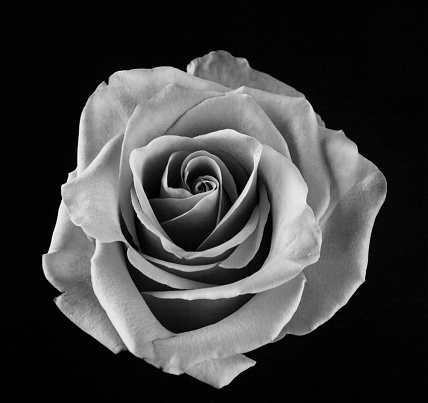
#> input picture Computer_Vision/Lectures/Lec01/data/rose-1.jpg, 428 x 403 px
$ jupyter execute demo.ipynb
#> lines starting #> are read from the running program, lines starting #| are printed output that depends on the picture; after the words box and inside, x2 and y2 are one past the last pixel; in counts of white or black regions, pixels touching at a corner belong together
Bản chất của ảnh là 1 **ma trận pixels** với kích thước ***n x m***. Mỗi pixel chứa 1 giá trị để mô tả cường độ sáng (intensity) của nó.

Ảnh:
- **Ảnh xám (grey)**: intensity là UInt8 thuộc đoạn [0..255].
- **Ảnh màu (color)**: intensity là Float32 thuộc đoạn [0..1].

[cell 1]
import numpy as np
import matplotlib.pyplot as plt

# OpenCV for image processing
# Install: python -m pip install opencv-python
import cv2

[cell 2]
img_1_path = './data/rose-1.jpg'
img_2_path = './data/rose-2.png'

Đối với ảnh đầu vào có màu thì sẽ có hệ màu là BGR, mà thư viện OpenCV lại xài hệ màu là RGB, vì vậy cần chuyển đổi hệ màu của ảnh gốc về hệ màu của OpenCV để có thể hiển thị chính xác màu ảnh. Để làm điều này, ta sử dụng lệnh:
```
image = cv2.cvtColor(image, cv2.COLOR_BGR2RGB)
```
Trong trường hợp ảnh grayscale, ta sẽ không sử dụng `cv2.cvtColor` vì nó không phù hợp và có thể gặp lỗi.

[cell 3]
img_1 = cv2.imread(img_1_path, 0)  # 1 for color, 0 for grayscale
#> img_1 is the input picture: shape (403, 428); min 0, max 255, mean 62.6

img_2 = cv2.imread(img_2_path, 1)  # 1 for color, 0 for grayscale
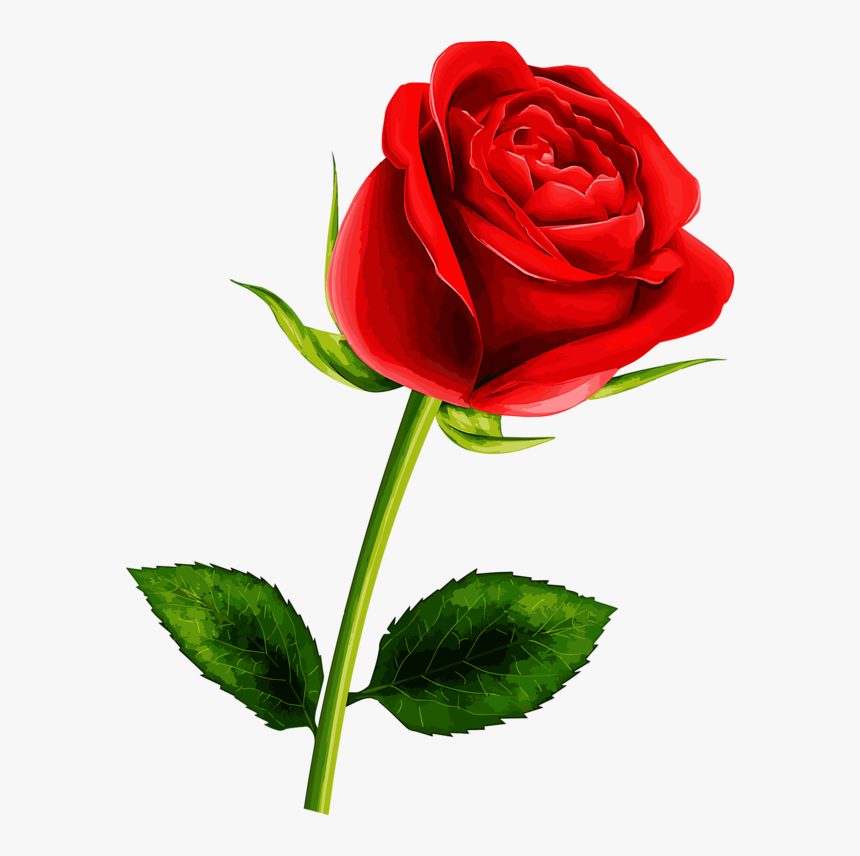
#> input picture Computer_Vision/Lectures/Lec01/data/rose-2.png, 860 x 856 px
#> img_2 is the input picture: shape (856, 860, 3); mean B, G, R 191.5, 199.7, 221
img_2 = cv2.cvtColor(img_2, cv2.COLOR_BGR2RGB)

[cell 4]
print("Image_1 type:", end=" ")
print(type(img_1))
#| <class 'numpy.ndarray'>

print("Image_2 type:", end=" ")
print(type(img_2))
#| <class 'numpy.ndarray'>

`.shape` trả về tuple đại diện cho kích thước của mảng NumPy:
- Đối với ảnh grayscale: `(height, width)` (ví dụ: `(480, 640)`).
- Nếu ảnh là màu (RGB), nó sẽ là `(height, width, 3)` (3 kênh màu).

[cell 5]
# Display image dimensions
print("Image_1 dimensions:", img_1.shape)
#| Image_1 dimensions: (403, 428)

print("Image_2 dimensions:", img_2.shape)
#| Image_2 dimensions: (856, 860, 3)

[cell 6]
def show_image(img, title="Image", cmap=None):
    plt.figure()  # Create a new figure window for plotting
    plt.imshow(img, cmap=cmap)  # Use 'gray' colormap for grayscale images, None for RGB
    plt.axis("off")  # Hide axis
    plt.title(title)
    plt.show()

[cell 7]
show_image(img_1, title="Grayscale Image", cmap="gray")

## Kênh (Channel) trong Ảnh:
Trong xử lý ảnh với OpenCV và NumPy, **Kênh (Channel)** là một chiều của mảng đại diện cho màu sắc hoặc cường độ.

- **Ảnh grayscale (xám)**: Có **1 kênh** (chỉ cường độ sáng, giá trị từ 0-255). Mảng shape: `(height, width)`.
- **Ảnh màu RGB**: Có **3 kênh** (Red, Green, Blue). Mảng shape: `(height, width, 3)`

Để hiển thị riêng 3 kênh, ta làm như sau:
- Hiển thị kênh red: `img[:, :, 0]`.
- Hiển thị kênh green: `img[:, :, 1]`.
- Hiển thị kênh blue: `img[:, :, 2]`.

[cell 8]
show_image(img_2, title="Color Image")

img_2_red_channel = img_2.copy()
img_2_red_channel[:, :, (0, 1)] = 0 # Zero out green and blue channels
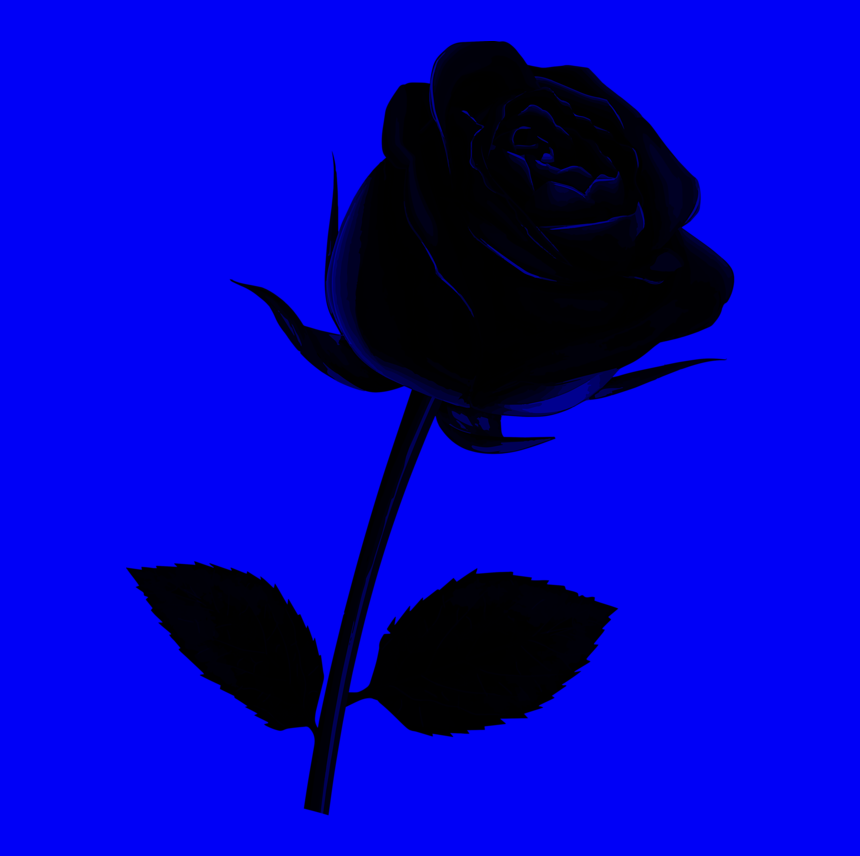
#> img_2_red_channel: shape (856, 860, 3); mean R, G, B 0, 0, 191.5
show_image(img_2_red_channel, title="Red Channel of Color Image")
img_2_green_channel = img_2.copy()
img_2_green_channel[:, :, (0, 2)] = 0   # Zero out red and blue channels
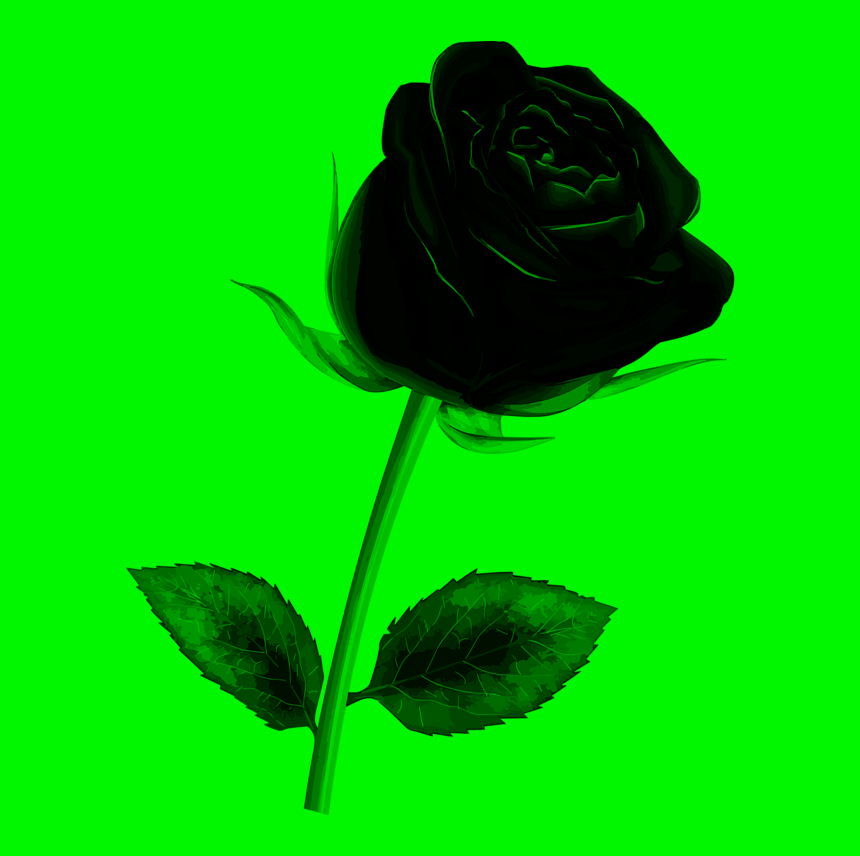
#> img_2_green_channel: shape (856, 860, 3); mean R, G, B 0, 199.7, 0
show_image(img_2_green_channel, title="Green Channel of Color Image")

img_2_blue_channel = img_2.copy()
img_2_blue_channel[:, :, (1, 2)] = 0    # Zero out red and green channels
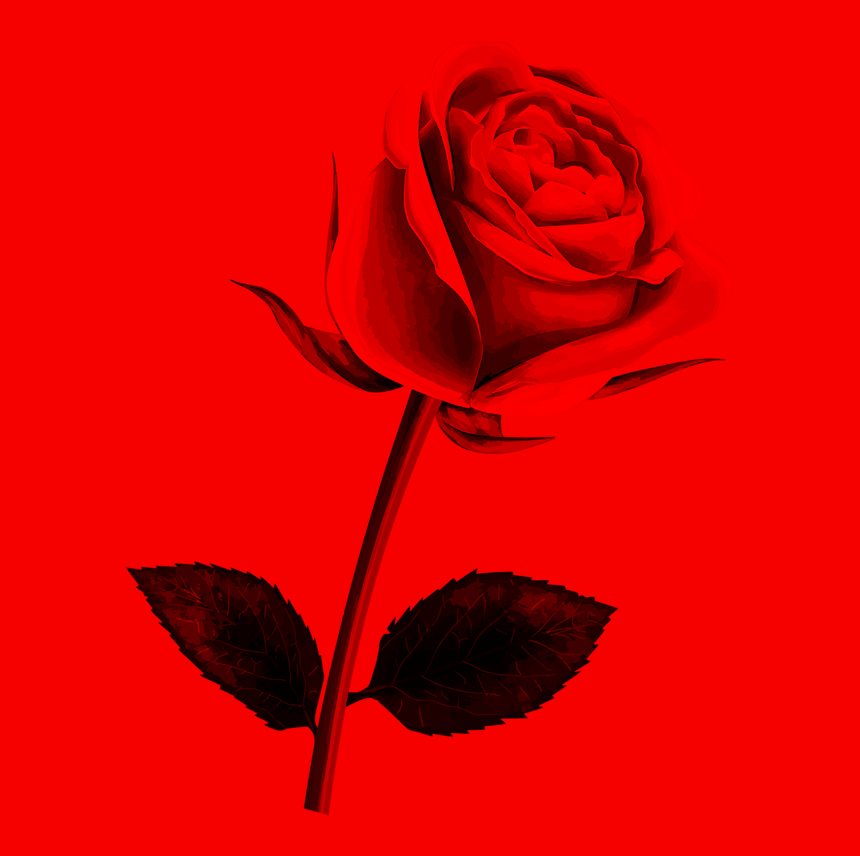
#> img_2_blue_channel: shape (856, 860, 3); mean R, G, B 221, 0, 0
show_image(img_2_blue_channel, title="Blue Channel of Color Image")

## Point processing

#### Linear transformation:

Math:
- $g(x,y) = a \times f(x,y) + b$
- Where, $a$ and $b$: pre-defined parameters.

Application:
- General: Change the image's intensity, cause the input brighter or darker.
  - Users have to choose appropriate $a$ and $b$ (manually).
- Specific:
  - Create negative images.
  - Convert to black-white image.

#### Logarithmic transformation:

Math:
- $g(x,y) = a \times log[1 + f(x,y)] + b$
- Where, $a$ and $b$: pre-defined parameters.

Logarithmic function:
- a large value $(x)$ → mapped to a smaller value ($log_2(x)$).
- a large distance between two intensities in the input image → mapped to a smaller distance in the output.

Application:
- Input image:
  - have some regions with too dark intensities (**near 0**).
  - have some regions with too bright intensities (**near 255**).
- Requirement:
  - Make dark regions brighter while keeping the intensity in bright regions lower than 255.
  - Or, make bright regions darker while keeping the intensity in dark regions lower than 0.
- Solution: use logarithmic transformation.
- Often case:
  - Should use logarithmic transformation to enhance the result of FFT before displaying.

#### Exponential transformation

Math:
- $g(x,y) = a \times e^{f(x,y)} + b$
- Where, $a$ and $b$: pre-defined parameters.

Exponential function:
- a small value ($x$) → mapped to a larger value $e^x$.
- a small distance between two intensities in the input → mapped to a larger distance in the output image.

Application:
- map small differences between two intensities in the input to a larger differences in the output image (**contrast input images**)

#### Power-law transformation

Math:
- $g(x,y) = a \times f(x,y)^\gamma + b$
- Where, $a$ and $b$: pre-defined parameters.

Exponential function:
- Depend on $\gamma$, power-law transformation can be either:

  ❶ **linear transformation**: for $\gamma = 1$

  ❷ **log transformation**: for $\gamma < 1$

  ❸ **inverse-log transformation**: for $\gamma > 1$

## Histogram

[Tài liệu về Histogram](Histogram.md)

#### Vẽ Histogram

[cell 9]
# Tính toán histogram
# [img]: ảnh nguồn, [0]: kênh màu, None: không dùng mask
# [256]: số lượng bin (mức giá trị), [0, 256]: dải giá trị
hist = cv2.calcHist([img_1], [0], None, [256], [0, 256])
#> hist = 256 values, max 28266 at index 3, min 0 at index 254, mean 673.8

# Vẽ biểu đồ
def show_histogram(
    hist,
    title="Image Histogram",
    xlabel="Pixel Value (0-255)",
    ylabel="Number of Pixels",
):
#> called with hist = array of shape (256, 1), title = 'Grayscale Image Histogram', xlabel = 'Pixel Value (0-255)', ylabel = 'Number of Pixels'
    plt.plot(hist)
    plt.title(title)
    plt.xlabel(xlabel)
    plt.ylabel(ylabel)
    plt.show()
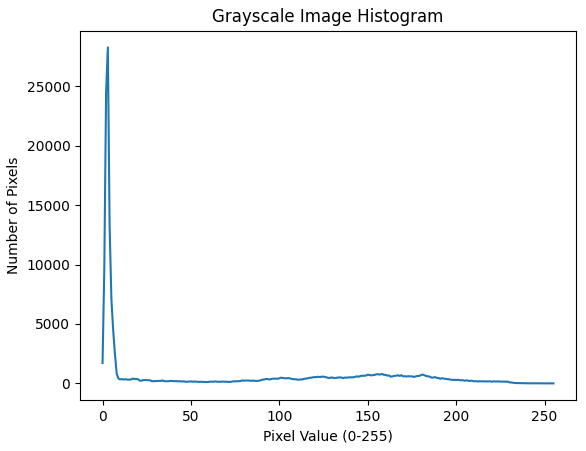
#> figure drawn by matplotlib, 1 panel; curve peaks at x = 3, y = 28266

show_histogram(hist, title="Grayscale Image Histogram")

#### Phân tích độ phơi sáng (Exposure Analysis)

Ứng dụng này giúp ta kiểm tra xem ảnh có bị quá tối, quá sáng hay có độ tương phản thấp hay không bằng cách quan sát sự phân bố của các cột giá trị.
- Cách thực hiện: Tính Histogram và kiểm tra xem các đỉnh tập trung ở đâu.
- Ví dụ minh họa:

[cell 10]
# import cv2
# import matplotlib.pyplot as plt


def analyze_exposure(image_path):
#> called with image_path = './data/rose-1.jpg'
    img = cv2.imread(image_path, 0)
    hist = cv2.calcHist([img], [0], None, [256], [0, 256])

    show_histogram(hist, title="Phân tích độ phơi sáng")
#> call 2 of show_histogram, with hist = array of shape (256, 1), title = 'Phân tích độ phơi sáng', xlabel = 'Pixel Value (0-255)', ylabel = 'Number of Pixels'
#> in show_histogram (call 2), `plt.show()`:
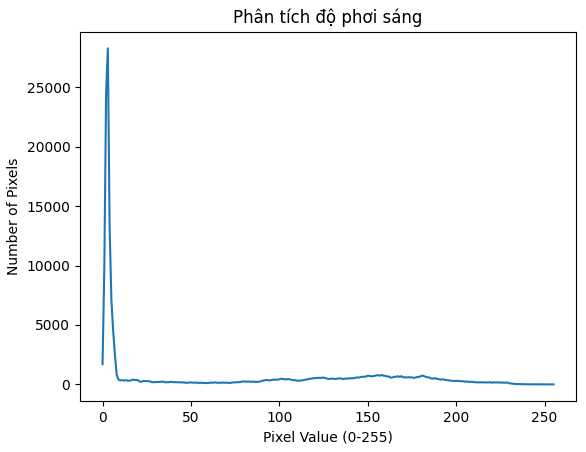
#> figure drawn by matplotlib, 1 panel; curve peaks at x = 3, y = 28266


# Nếu đỉnh tập trung bên trái (< 50): Ảnh thiếu sáng
# Nếu đỉnh tập trung bên phải (> 200): Ảnh thừa sáng

analyze_exposure(img_1_path)
# analyze_exposure(img_2_path)

#### Cân bằng Histogram (Histogram Equalization)

Đây là kỹ thuật mạnh mẽ nhất để cải thiện chất lượng hình ảnh bị mờ hoặc tối do ánh sáng kém. Nó "kéo dãn" các giá trị pixel bị dồn cục ra toàn bộ dải 0-255.
- Cách thực hiện: Sử dụng hàm `cv2.equalizeHist()` cho ảnh xám hoặc CLAHE cho ảnh màu.
- Ví dụ minh họa:

[cell 11]
# import cv2
# import numpy as np

# img_1 = cv2.imread("./data/rose-1.jpg", 0)

# Cân bằng Histogram tiêu chuẩn
equ = cv2.equalizeHist(img_1)
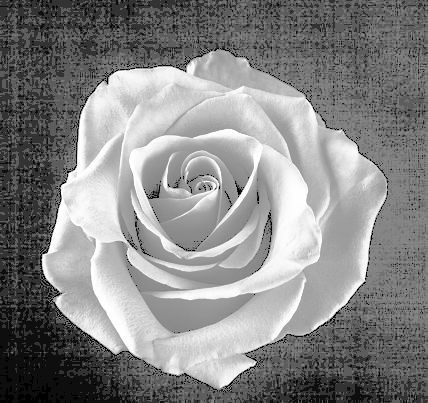
#> equ: shape (403, 428); min 0, max 255, mean 133.9

# Hiển thị kết quả (Gộp ảnh gốc và ảnh đã xử lý để so sánh)
res = np.hstack((img_1, equ))
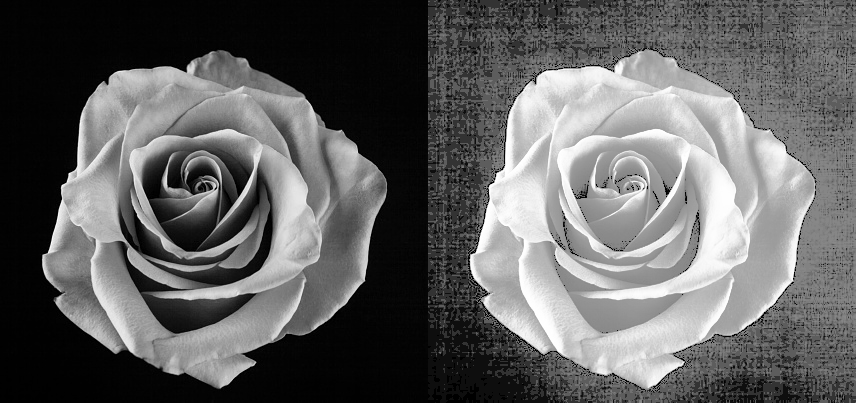
#> res: shape (403, 856); min 0, max 255, mean 98.2
show_image(res, title="So sánh Ảnh Gốc và Ảnh Cân Bằng Histogram", cmap="gray")

#### Tách ngưỡng (Thresholding) bằng phương pháp Otsu

Trong xử lý ảnh, ta thường muốn tách vật thể (đen) ra khỏi nền (trắng). Nếu Histogram có 2 đỉnh rõ rệt (Bimodal), thuật toán Otsu sẽ tự động tìm "điểm thắt nút" tốt nhất để cắt.
- Cách thực hiện: Sử dụng `cv2.threshold` với cờ `cv2.THRESH_OTSU`.
- Ví dụ minh họa:

[cell 12]
# import cv2

# img_1 = cv2.imread('./data/rose-1.jpg', 0)

# Tự động tìm ngưỡng tối ưu bằng Otsu
ret, thresh = cv2.threshold(img_1, 0, 255, cv2.THRESH_BINARY + cv2.THRESH_OTSU)
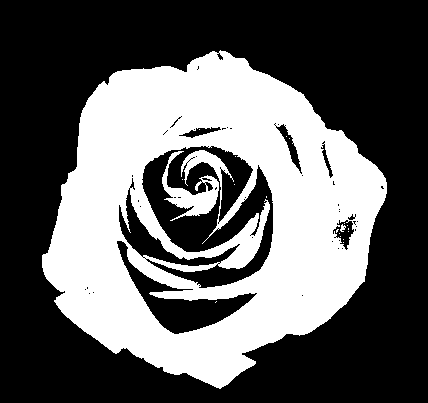
#> thresh: shape (403, 428); 38% white; 20 white regions (17 under 20 px), largest, box (x1, y1, x2, y2) and area: (42, 50, 387, 389) 64182, (162, 151, 219, 221) 1319, (340, 224, 346, 232) 27
#> ret = 79

print(f"Ngưỡng tối ưu mà máy tính tìm được là: {ret}")
#| Ngưỡng tối ưu mà máy tính tìm được là: 79.0
show_image(thresh, title='Ảnh Tách Ngưỡng', cmap='gray')

#### Nhận dạng & So sánh ảnh (Histogram Comparison)

Thay vì so sánh từng pixel (rất chậm và nhạy cảm với dịch chuyển), ta so sánh "phong cách màu sắc" của hai ảnh thông qua Histogram.
- Cách thực hiện: Tính Histogram cho cả 2 ảnh, chuẩn hóa chúng và dùng hàm `cv2.compareHist()`.
  - Phương pháp Correlation: Đo độ tương đồng tuyến tính giữa hai histogram. Giá trị:
    - 1.0: Hai histogram giống hệt nhau (tương đồng hoàn toàn).
    - 0.0: Không tương đồng.
    - -1.0: Ngược lại hoàn toàn.
  - Bạn dùng kênh H (Hue) và S (Saturation) của hệ HSV, phù hợp để so sánh màu sắc (không nhạy với độ sáng như RGB).
  - Histogram được chuẩn hóa về [0, 1], đảm bảo so sánh công bằng.
- Ví dụ minh họa:

[cell 13]
# import cv2

# Phải đọc ảnh dạng màu để ảnh grayscale vì:
# - Không mất thông tin màu
# - Không lỗi khi chuyển màu bằng `cv2.cvtColor`
img_1 = cv2.imread('./data/rose-1.jpg', 1)
img_2 = cv2.imread('./data/rose-2.png', 1)

# Chuyển sang hệ màu HSV (thường dùng để so sánh màu tốt hơn RGB)
hsv_1 = cv2.cvtColor(img_1, cv2.COLOR_BGR2HSV)
#> hsv_1: shape (403, 428, 3); mean H, S, V 0, 0, 62.6
hsv_2 = cv2.cvtColor(img_2, cv2.COLOR_BGR2HSV)
#> hsv_2: shape (856, 860, 3); mean H, S, V 7.1, 56.5, 224.8

# Tính Histogram cho kênh màu H (Hue) và S (Saturation)
hist1 = cv2.calcHist([hsv_1], [0, 1], None, [180, 256], [0, 180, 0, 256])
#> hist1: shape (180, 256) float32; values 0 (black) and 172484 (white), 0% white in thin lines or dots, all inside (x1, y1, x2, y2) = (0, 0, 1, 1)
hist2 = cv2.calcHist([hsv_2], [0, 1], None, [180, 256], [0, 180, 0, 256])

# Chuẩn hóa
cv2.normalize(hist1, hist1, 0, 1, cv2.NORM_MINMAX)
cv2.normalize(hist2, hist2, 0, 1, cv2.NORM_MINMAX)
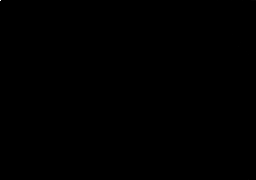
#> hist2: shape (180, 256) float32; min 0, max 1, mean 2.86e-05

# So sánh bằng phương pháp Correlation
# Trong ví dụ này, độ tương đồng cao vì hai ảnh rất giống nhau (đều là hoa hồng).
similarity = cv2.compareHist(hist1, hist2, cv2.HISTCMP_CORREL)
#> similarity = 0.998
print(f"Độ tương đồng: {similarity * 100:.2f}%")
#| Độ tương đồng: 99.82%
